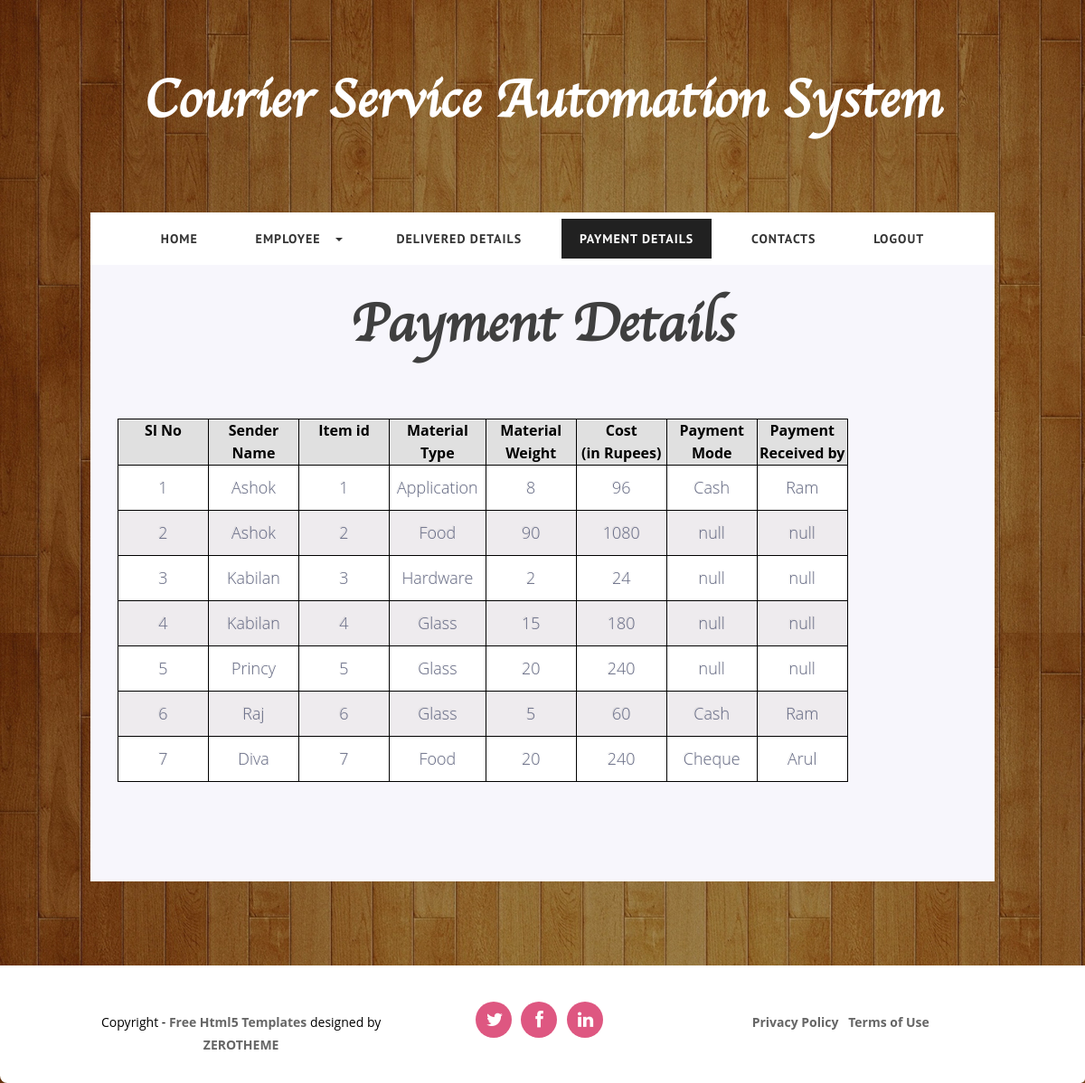
The page /PHP/CourierServiceAutomationSystem/paymentDetails.php (signed in) on the database its author committed.
### tables this page shows
CREATE TABLE IF NOT EXISTS `payment_details` (
  `payment_table_id` int(20) NOT NULL AUTO_INCREMENT,
  `sender_name` varchar(150) NOT NULL,
  `item_id` varchar(30) NOT NULL,
  `material_type` varchar(100) NOT NULL,
  `material_weight` varchar(50) NOT NULL,
  `amount_payable` varchar(100) NOT NULL,
  `payment_mode` varchar(50) NOT NULL,
  `payment_received_by` varchar(150) NOT NULL,
  `note` varchar(100) NOT NULL,
  PRIMARY KEY (`payment_table_id`)
);

### PHP/CourierServiceAutomationSystem/paymentDetails.php (the view, shortened to what this page needs)
<!DOCTYPE html>
<html lang="en">
<head>
  	<link rel="stylesheet" href="css/zerogrid.css">
	<link rel="stylesheet" href="css/style.css">
	<link rel="stylesheet" href="css/lightbox.css">
	<link rel="stylesheet" href="mystyle.css">
	<link rel="stylesheet" href="mystyle1.css">
    <link href="font-awesome/css/font-awesome.min.css" rel="stylesheet" type="text/css">
	<link rel="stylesheet" href="css/menu.css">
</head>
<body>
<div class="wrap-body">
	<header class="zerogrid">
		<div class="logo">
			<h1>Courier Service Automation System</h1>
		</div>
		<div id='cssmenu' class="align-center">
			<ul>
			   <li><a href='Home.php'><span>Home</span></a></li>
			   <li class=' has-sub'><a href='viewManagementEmployee.php'><span>Employee</span></a>
			   </li>
			   <li><a href='deliveredDetails.php'><span>Delivered Details</span></a></li>
			  <li class="active"><a href='paymentDetails.php'><span>Payment Details	</span></a></li>
			   <li><a href='contact.php'><span>Contacts</span></a></li>
			   <li class='last'><a href='logout.php'><span>Logout</span></a></li>
			</ul>
		</div>
	</header>
		<section id="container">
			<div class="wrap-container clearfix">
				<div id="main-content">
					<div class="wrap-content zerogrid ">
						<article class="background-gray">
							<div class="art-header">
								<h1>Payment Details</h1>
							</div>
							<div class="art-content">
								<div class="row">
									<table  class="tablestyle">
										<tr>
											<th style="border:1px solid black">Sl No</th>
											<th style="border:1px solid black">Sender Name</th>
											<th style="border:1px solid black">Item id</th>
											<th style="border:1px solid black">Material Type</th>
											<th style="border:1px solid black">Material Weight</th>
											<th style="border:1px solid black">Cost<br/>(in Rupees)</th>
											<th style="border:1px solid black">Payment Mode</th>
											<th style="border:1px solid black">Payment Received by</th>
										</tr>
											<?php
										$quer=mysql_query("SELECT * FROM payment_details");
										$s=1;
										while($row=mysql_fetch_array($quer))
										{
											?>
											<tr>
												<td style="border:1px solid black"><?= $s;?></td>
												<td style="border:1px solid black"><?= $row['sender_name'];?></td>
												<td style="border:1px solid black"><?= $row['item_id'];?></td>
												<td style="border:1px solid black"><?= $row['material_type'];?></td>
												<td style="border:1px solid black"><?= $row['material_weight'];?></td>
												<td style="border:1px solid black"><?= $row['amount_payable'];?></td>
												<td style="border:1px solid black"><?= $row['payment_mode'];?></td>
												<td style="border:1px solid black"><?= $row['payment_received_by'];?></td>
												<?php
											++$s;
										}
										?>
											</tr>
										</table>
								</div>
							</div>
						</article>
					</div>
				</div>
			</div>
		</section>
		<hr class="line">
		<footer>
			<div class="wrap-footer">
				<div class="zerogrid">
					<div class="row">
						<div class="col-1-3">
							<div class="wrap-col">
								<p>Copyright - <a href="http://www.zerotheme.com" target="_blank" rel="nofollow">Free Html5 Templates</a> designed by <a href="http://www.zerotheme.com" target="_blank" rel="nofollow">ZEROTHEME</a></p>
							</div>
						</div>
						<div class="col-1-3">
							<div class="wrap-col">
								<ul class="social-buttons">
									<li><a href="#"><i class="fa fa-twitter"></i></a>
									</li>
									<li><a href="#"><i class="fa fa-facebook"></i></a>
									</li>
									<li><a href="#"><i class="fa fa-linkedin"></i></a>
									</li>
								</ul>
							</div>
						</div>
						<div class="col-1-3">
							<div class="wrap-col">
								<ul class="quick-link">
									<li><a href="#">Privacy Policy</a></li>
									<li><a href="#">Terms of Use</a></li>
								</ul>
							</div>
						</div>
					</div>
				</div>
			</div>
		</footer>
</div>
</body>
</html>

### PHP/CourierServiceAutomationSystem/css/zerogrid.css (style rules this page uses)
.zerogrid { width: 1000px; position: relative; margin: 0 auto; padding: 0px; }
.zerogrid:after { content: "\0020"; display: block; height: 0; clear: both; visibility: hidden; }
.zerogrid .row:before,.row:after { content: '\0020'; display: block; overflow: hidden; visibility: hidden; width: 0; height: 0; }
.zerogrid .row:after { clear: both; }
.zerogrid .row { zoom: 1; }
.zerogrid .wrap-col { margin:10px; }
.zerogrid .col-1-2, .zerogrid .col-1-3, .zerogrid .col-2-3, .zerogrid .col-1-4, .zerogrid .col-2-4, .zerogrid .col-3-4, .zerogrid .col-1-5, .zerogrid .col-2-5, .zerogrid .col-3-5, .zerogrid .col-4-5, .zerogrid .col-1-6, .zerogrid .col-2-6, .zerogrid .col-3-6, .zerogrid .col-4-6, .zerogrid .col-5-6 { float:left; display: inline-block; }
.zerogrid .col-1-3,.zerogrid .col-1-3-fixed { width:33.33%; }

### PHP/CourierServiceAutomationSystem/css/style.css (style rules this page uses)
a,abbr,acronym,address,applet,article,aside,audio,b,blockquote,big,body,center,canvas,caption,cite,code,command,datalist,dd,del,details,dfn,dl,div,dt,em,embed,fieldset,figcaption,figure,font,footer,form,h1,h2,h3,h4,h5,h6,header,hgroup,html,i,iframe,img,ins,kbd,keygen,label,legend,li,meter,nav,object,ol,output,p,pre,progress,q,s,samp,section,small,span,source,strike,strong,sub,sup,table,tbody,tfoot,thead,th,tr,tdvideo,tt,u,ul,var { background:transparent;border:0 none;font-size:100%;margin:0;padding:0;border:0;outline:0;vertical-align:top; }
ol, ul { list-style:none; }
table, table td { padding:0;border:none;border-collapse:collapse; }
article, aside, audio, canvas, command, datalist, details, embed, figcaption, figure, footer, header, hgroup, keygen, meter, nav, output, progress, section, source, video { display:block; }
* { -webkit-box-sizing: border-box; -moz-box-sizing: border-box; box-sizing: border-box; }
html { -webkit-text-size-adjust: none; }
a { color: #c82801;text-decoration: none;font-weight: bold; }
h1, h2 { font-size: 25px;line-height: 30px; }
p { margin: 10px 0; }
.post:after, .post:before, article:after, article:before, section:after, section:before { clear: both; content: '\0020'; display: block; visibility: hidden; width: 0; height: 0; }
.clearfix:after, .clearfix:before { clear: both; content: '\0020'; display: block; visibility: hidden; width: 0; height: 0; }
hr { border: 0;height: 3px;margin: 20px auto; }
html, body { width:100%; padding:0; margin:0; }
body { font: 14px/25px Arial, Helvetica, sans-serif;font-family: 'Open Sans', sans-serif;background: #F6F6F5 url("../images/bg.jpg") repeat 0 0; }
header { text-align: center; }
header .logo { color: #fff;padding: 45px 0 30px; }
.background-gray { background:#F7F6FC; }
#main-content .wrap-content { padding: 0px 0 50px; }
article { background: #ffffff; color: #3F3F3F; padding: 10px;text-align: center; }
article:after, article:before { clear: both; content: '\0020'; display: block; visibility: hidden; width: 0; height: 0; }
article .art-header { padding: 40px 0 20px; }
article .art-content { padding: 20px; }
footer { text-align: center; }
footer .wrap-footer { background-color: #fff;padding: 30px 0 20px;position: relative;border-bottom-right-radius:5px;border-bottom-left-radius:8px; }
footer a { color:#666; }
footer p { margin-top: 20px; }
footer ul li { display: inline-block;margin-right: 7px; }
footer ul.social-buttons li a { padding: 10px 12px;display: block;width: 40px;height: 40px;border-radius: 50%;font-size: 20px;line-height: 40px;color: #ffffff;background-color: #DE5781;transition-duration: 0.3s; }
footer ul.quick-link li { margin-top: 10px; }

### PHP/CourierServiceAutomationSystem/css/lightbox.css (style rules this page uses)
body:after { content: url(../images/close.png) url(../images/loading.gif) url(../images/prev.png) url(../images/next.png); display: none; }

### PHP/CourierServiceAutomationSystem/mystyle1.css (style rules this page uses)
* { margin:0px; spacing:0px; }
h1 { font-family: heading-font; font-size:60px; text-transform:capitalize; }
table { //border:1px solid black; margin-top:50px; margin-bottom:80px; background:#FFF8DC; }
tr { height:50px; text-align:center; }

### rows shown on the page
payment_details: sender_name "Ashok", item "1", material_type "Application", material_weight "8", amount_payable "96", payment_mode "Cash", payment_received_by "Ram"
payment_details: sender_name "Ashok", item "2", material_type "Food", material_weight "90", amount_payable "1080", payment_mode "null", payment_received_by "null"
payment_details: sender_name "Kabilan", item "3", material_type "Hardware", material_weight "2", amount_payable "24", payment_mode "null", payment_received_by "null"
payment_details: sender_name "Kabilan", item "4", material_type "Glass", material_weight "15", amount_payable "180", payment_mode "null", payment_received_by "null"
payment_details: sender_name "Princy", item "5", material_type "Glass", material_weight "20", amount_payable "240", payment_mode "null", payment_received_by "null"
payment_details: sender_name "Raj", item "6", material_type "Glass", material_weight "5", amount_payable "60", payment_mode "Cash", payment_received_by "Ram"
payment_details: sender_name "Diva", item "7", material_type "Food", material_weight "20", amount_payable "240", payment_mode "Cheque", payment_received_by "Arul"
